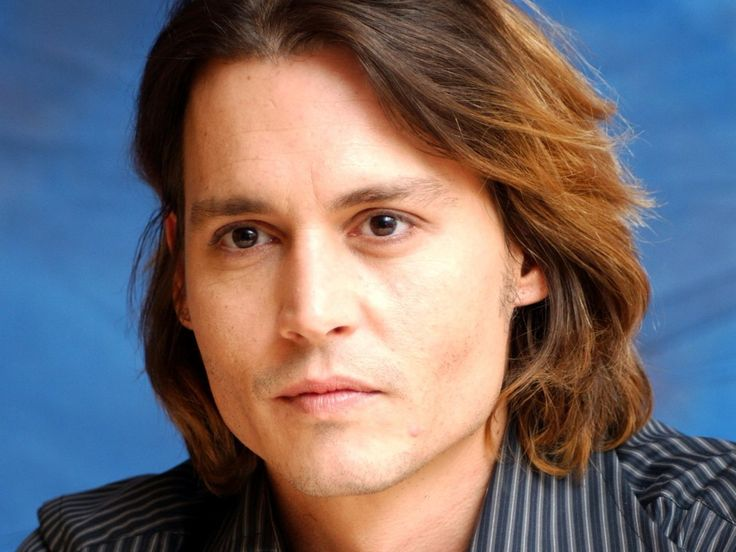
#> input picture johnnydepp.jpg, 736 x 552 px, given in place of the camera
$ python facialrecog.py
#> lines starting #> are read from the running program, lines starting #| are printed output that depends on the picture; after the words box and inside, x2 and y2 are one past the last pixel; in counts of white or black regions, pixels touching at a corner belong together
#> further down, frame is the input picture: shape (552, 736, 3); mean B, G, R 110, 107.2, 117.4
import cv2
import numpy as np


face_classifier = cv2.CascadeClassifier('haarcascade_frontalface_default.xml')

def face_detector(img, size=0.5):

    # Convert image to grayscale
#> called with size = 0.5
    gray = cv2.cvtColor(img,cv2.COLOR_BGR2GRAY)
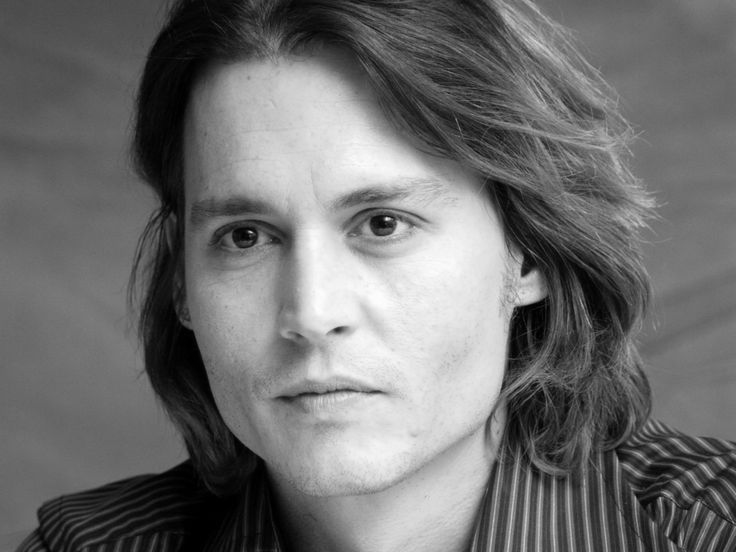
#> gray: shape (552, 736); min 0, max 253, mean 110.6
    faces = face_classifier.detectMultiScale(gray, 1.3, 5)
#> faces = [[130, 93, 366, 366]]
    if faces is ():
        return img, []

    for (x,y,w,h) in faces:
        cv2.rectangle(img,(x,y),(x+w,y+h),(0,255,255),2)
        roi = img[y:y+h, x:x+w]
        roi = cv2.resize(roi, (200, 200))
#> this loop made 1 pass
#> pass 1, in face_detector, `roi = img[y:y+h, x:x+w]`:
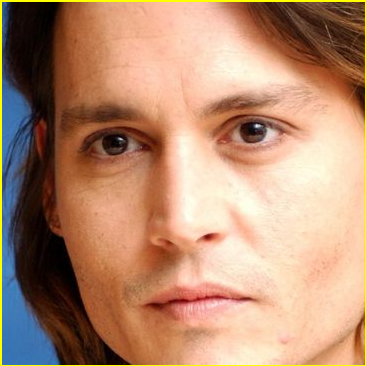
#> roi: shape (366, 366, 3); mean B, G, R 112.9, 139.9, 182.1
#> after the loop:
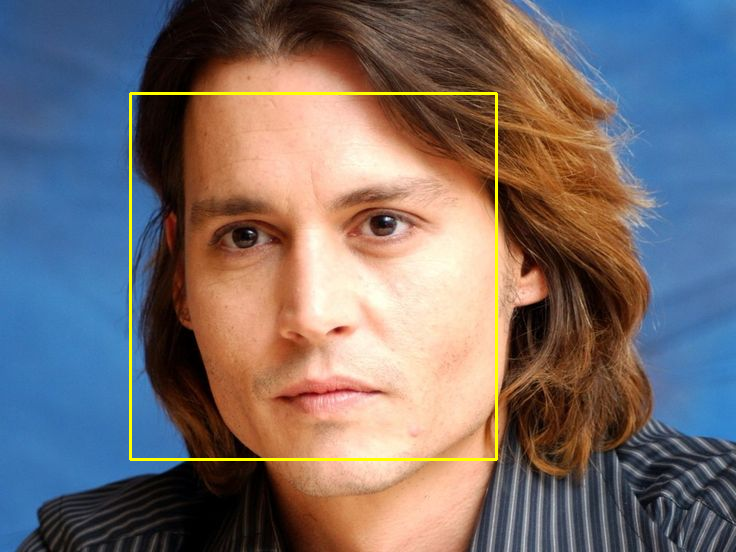
#> img: shape (552, 736, 3); 1.08% of pixels changed, all inside (x1, y1, x2, y2) = (129, 92, 498, 461)
    return img, roi


# Open Webcam
cap = cv2.VideoCapture(0)

while True:

    ret, frame = cap.read()

    image, face = face_detector(frame)

    try:
        face = cv2.cvtColor(face, cv2.COLOR_BGR2GRAY)
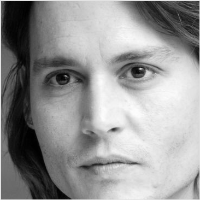
#> face: shape (200, 200); min 0, max 253, mean 149.2

        # Pass face to prediction model
        # "results" comprises of a tuple containing the label and the confidence value
        results = model.predict(face)

        if results[1] < 500:
            confidence = int( 100 * (1 - (results[1])/400) )
            print(confidence)
            display_string = str(confidence) + '% Confident it is User'

        cv2.putText(image, display_string, (100, 120), cv2.FONT_HERSHEY_COMPLEX, 1, (255,120,150), 2)

        if confidence > 75:
            cv2.putText(image, "Unlocked", (250, 450), cv2.FONT_HERSHEY_COMPLEX, 1, (0,255,0), 2)
            cv2.imshow('Face Recognition', image )
        else:
            cv2.putText(image, "Locked", (250, 450), cv2.FONT_HERSHEY_COMPLEX, 1, (0,0,255), 2)
            cv2.imshow('Face Recognition', image )

    except:
        cv2.putText(image, "No Face Found", (220, 120) , cv2.FONT_HERSHEY_COMPLEX, 1, (0,0,255), 2)
        cv2.putText(image, "Locked", (250, 450), cv2.FONT_HERSHEY_COMPLEX, 1, (0,0,255), 2)
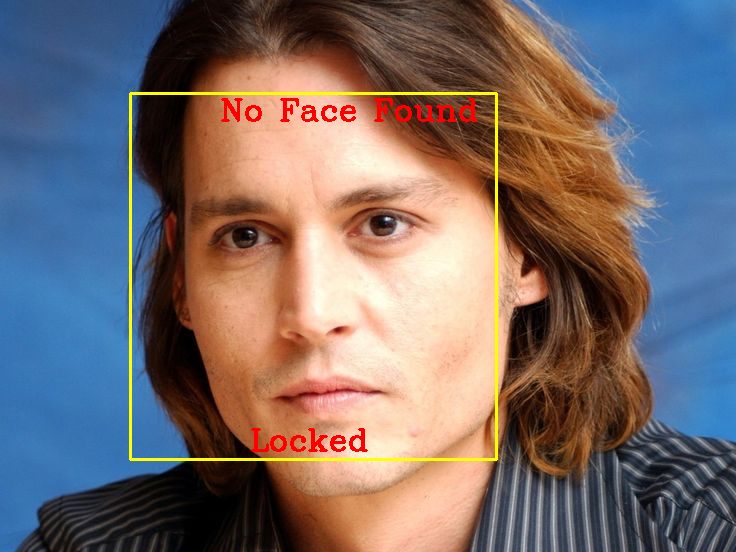
#> image: shape (552, 736, 3); mean B, G, R 108, 107.6, 119.2
        cv2.imshow('Face Recognition', image )
        pass

    if cv2.waitKey(1) == 13: #13 is the Enter Key
#> (key Esc is pressed here)
        break

cap.release()
cv2.destroyAllWindows()
